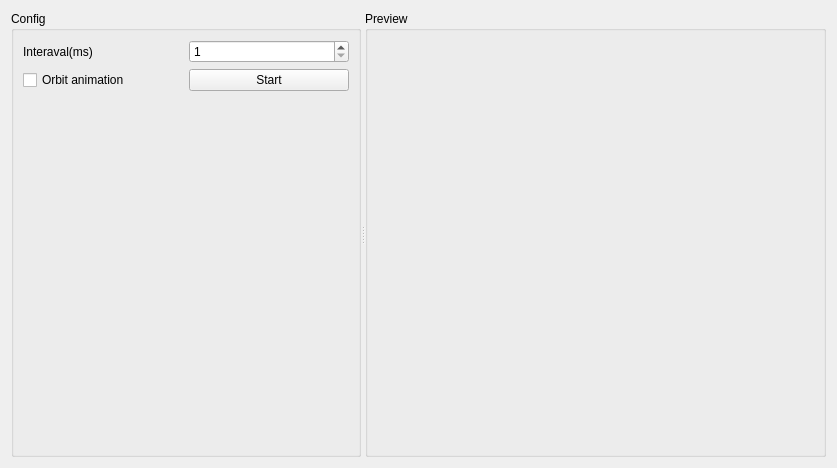
<?xml version="1.0" encoding="UTF-8"?>
<ui version="4.0">
 <class>BasicAnimationWindow</class>
 <widget class="QWidget" name="BasicAnimationWindow">
  <property name="geometry">
   <rect>
    <x>0</x>
    <y>0</y>
    <width>837</width>
    <height>468</height>
   </rect>
  </property>
  <property name="windowTitle">
   <string>Basic Animation Window</string>
  </property>
  <layout class="QGridLayout" name="gridLayout">
   <item row="0" column="0">
    <widget class="QSplitter" name="splitter">
     <property name="orientation">
      <enum>Qt::Horizontal</enum>
     </property>
     <widget class="QGroupBox" name="groupBox">
      <property name="maximumSize">
       <size>
        <width>350</width>
        <height>16777215</height>
       </size>
      </property>
      <property name="title">
       <string>Config</string>
      </property>
      <layout class="QGridLayout" name="gridLayout_4">
       <item row="0" column="0">
        <layout class="QGridLayout" name="gridLayout_3">
         <item row="0" column="0">
          <widget class="QLabel" name="label">
           <property name="text">
            <string>Interaval(ms)</string>
           </property>
          </widget>
         </item>
         <item row="2" column="1">
          <spacer name="verticalSpacer">
           <property name="orientation">
            <enum>Qt::Vertical</enum>
           </property>
           <property name="sizeHint" stdset="0">
            <size>
             <width>20</width>
             <height>40</height>
            </size>
           </property>
          </spacer>
         </item>
         <item row="0" column="1">
          <widget class="QSpinBox" name="intervalSpinBox">
           <property name="minimum">
            <number>1</number>
           </property>
           <property name="maximum">
            <number>10000</number>
           </property>
          </widget>
         </item>
         <item row="1" column="1">
          <widget class="QPushButton" name="startAnimationButton">
           <property name="text">
            <string>Start</string>
           </property>
           <property name="checkable">
            <bool>true</bool>
           </property>
          </widget>
         </item>
         <item row="1" column="0">
          <widget class="QCheckBox" name="orbitAnimCheckBox">
           <property name="text">
            <string>Orbit animation</string>
           </property>
          </widget>
         </item>
        </layout>
       </item>
      </layout>
     </widget>
     <widget class="QGroupBox" name="groupBox_2">
      <property name="title">
       <string>Preview</string>
      </property>
      <layout class="QGridLayout" name="gridLayout_2">
       <item row="0" column="0">
        <layout class="QVBoxLayout" name="previewLayout"/>
       </item>
      </layout>
     </widget>
    </widget>
   </item>
  </layout>
 </widget>
 <resources/>
 <connections/>
</ui>
